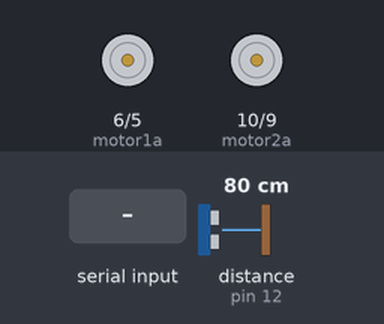
Recording of a sketch running on a simulated Arduino Uno, built with avr-gcc and run on an emulated ATmega328P. Shown: motor-driver pin pairs drawn as motors (green arrow = first pin HIGH = forward, orange = second pin HIGH = backward, longer = more drive). Wiring (inferred from the names in the program): ultrasonic range finder: trigger pin 13; echo pin 12. The inputs (shaded band) are chosen by the test bench; at power-on: distance to the obstacle (sensor on pin 12) 80 cm. The echo pulse lasts 58.3 µs per cm.

Above: at 1.2 s.
1.3 s: "A" received over the second serial link
At 2.5 s:
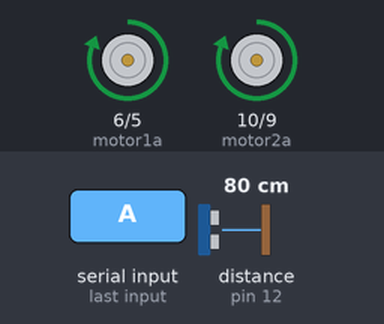
2.8 s: "B" received over the second serial link
At 3.3 s:
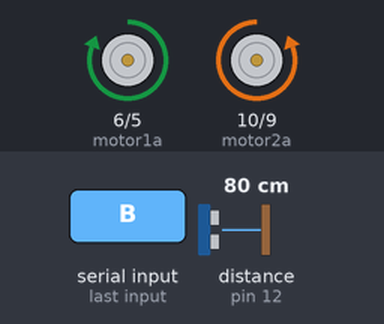
4.3 s: "C" received over the second serial link
At 4.6 s:
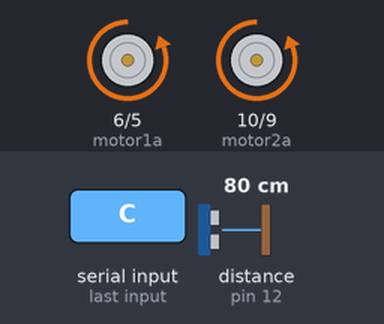
5.8 s: "D" received over the second serial link
At 7.0 s:
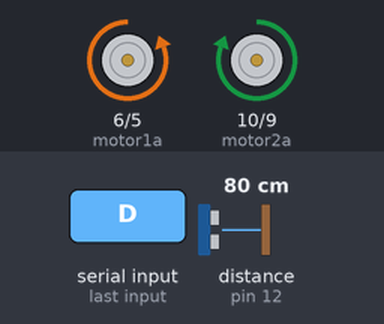
7.3 s: "0" received over the second serial link
At 8.4 s:
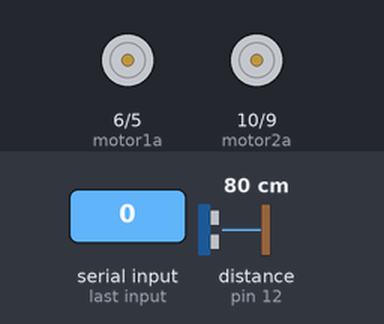
Timing chart, 0 to 9.8 s (numbered marks = the images above; inputs shaded):
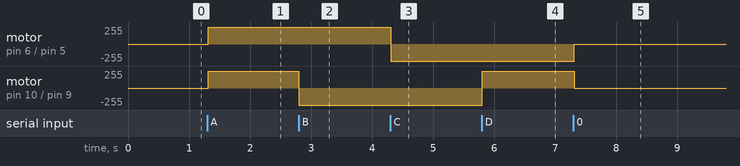

Measured:
- after the input at 1.3 s, motor on pin 6 (motor1a) / pin 5 (motor1b), motor on pin 10 (motor2a) / pin 9 (motor2b): stopped → forward 255/255 at once
- after the input at 2.8 s, motor on pin 10 (motor2a) / pin 9 (motor2b): forward 255/255 → backward 255/255 at once
- after the input at 4.3 s, motor on pin 6 (motor1a) / pin 5 (motor1b): forward 255/255 → backward 255/255 at once
- after the input at 5.8 s, motor on pin 10 (motor2a) / pin 9 (motor2b): backward 255/255 → forward 255/255 at once
- after the input at 7.3 s, motor on pin 6 (motor1a) / pin 5 (motor1b): backward 255/255 → stopped at once; motor on pin 10 (motor2a) / pin 9 (motor2b): forward 255/255 → stopped at once

The sketch:

PIOki.ino
```cpp
//Software Serial
#include <SoftwareSerial.h>
SoftwareSerial bluetooth(2, 3); //RX, TX
char bdata = 0;

//Pin Motor
int motor1a = 6;
int motor1b = 5;
int motor2a = 10;
int motor2b = 9;

//Pin Ultrasonic
int trigPin = 13;
int echoPin = 12;
int cm;
int warning, warned;

int motorSpeed = 10; // Atur Speed Motor

//Fungsi Menggerakkan Motor
void gerakMotor(bool gerak1, bool gerak2, bool gerak3, bool gerak4){
  digitalWrite(motor1a, gerak1);
  digitalWrite(motor1b, gerak2);
  digitalWrite(motor2a, gerak3);
  digitalWrite(motor2b, gerak4);
}

//Fungsi Membaca Sensor Ultrasonic
int pingSensor(int trig, int echo){
  long duration;
  int distance;
  digitalWrite(trig, LOW);
  delayMicroseconds(2);
  digitalWrite(trig, HIGH);
  delayMicroseconds(10);
  digitalWrite(trig, LOW);
  duration = pulseIn(echo, HIGH);
  distance = (duration*0.034)/2;
  return distance;
}

void setup() {
  bluetooth.begin(9600);
  //Serial.begin(9600);
  pinMode(motor1a, OUTPUT);
  pinMode(motor1b, OUTPUT);
  pinMode(motor2a, OUTPUT);
  pinMode(motor2b, OUTPUT);
  pinMode(trigPin, OUTPUT);
  pinMode(echoPin, INPUT);
  delay(50);
}

void loop() {
  //Baca Sensor dan Menampilkan Output
  cm = pingSensor(trigPin, echoPin);
  //Serial.print("distance: ");
  //Serial.print(cm);
  //Serial.println(" cm");

  //Kondisi Warning
  if(cm < 100){
    warning = 1;
  }
  else{
    warning = 0;
  }

  //Kondisi Pengiriman Warning ke Aplikasi
  if(warning == 0 && warned == 1){
    bluetooth.write('1');
    //Serial.println("Safe");
    delay(10);
    warned = 0;
  }
  else if(warning == 1 && warned == 0){
    bluetooth.write('2');
    //Serial.println("Warning");
    delay(10);
    warned = 1;
  }

  //Menerima Data Dari Bluetooth
  if(bluetooth.available() > 0){
    bdata = bluetooth.read();
    //Serial.println(bdata);

    //Kondisi Gerak Motor berdasarkan Data Bluetooth
    if(bdata == 'A'){
      gerakMotor(motorSpeed, LOW, motorSpeed, LOW);
      //Serial.println("Maju");
    }
    else if (bdata == 'B'){
      gerakMotor(motorSpeed, LOW, LOW, motorSpeed);
      //Serial.println("Kanan");
    }
    else if (bdata == 'C'){
      gerakMotor(LOW, motorSpeed, LOW, motorSpeed);
      //Serial.println("Mundur");
    }
    else if (bdata == 'D'){
      gerakMotor(LOW, motorSpeed, motorSpeed, LOW);
      //Serial.println("Kiri");
    }
    else if(bdata == '0'){
      gerakMotor(LOW, LOW, LOW, LOW);
      //Serial.println("Stop");
    }
  }
  delay(10);
}
```
